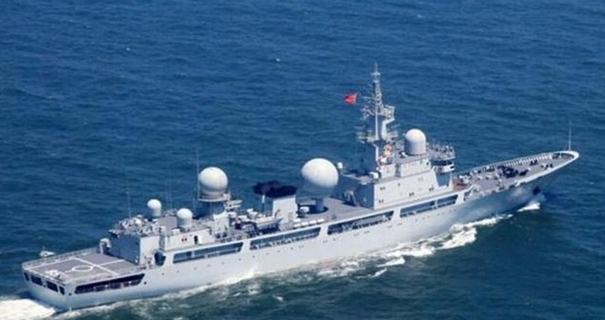
#> input picture jianchuanshibie_new/getFront/testSet/0013.jpg, 605 x 320 px
$ python getFrontByKoutu.py
#> lines starting #> are read from the running program, lines starting #| are printed output that depends on the picture; after the words box and inside, x2 and y2 are one past the last pixel; in counts of white or black regions, pixels touching at a corner belong together
# -*- coding: utf-8 -*-
import cv2
import  numpy as np
import matplotlib.pyplot as plt

plt.figure(figsize=(10,2))

img = cv2.imread('testSet/0013.jpg')
#> img is the input picture: shape (320, 605, 3); mean B, G, R 135.1, 99.7, 62.9
img = cv2.cvtColor(img, cv2.COLOR_BGR2RGB)
rows,cols,channels = img.shape
#> rows = 320; cols = 605; channels = 3
plt.subplot(131)
plt.imshow(img)
plt.title("Original")

# 转换hsv
hsv = cv2.cvtColor(img,cv2.COLOR_RGB2HSV)
#> hsv: shape (320, 605, 3); mean H, S, V 104.7, 150.1, 135.1
# 获取mask
lower_blue = np.array([78,43,46])
upper_blue = np.array([110,255,255])
mask = cv2.inRange(hsv, lower_blue, upper_blue)
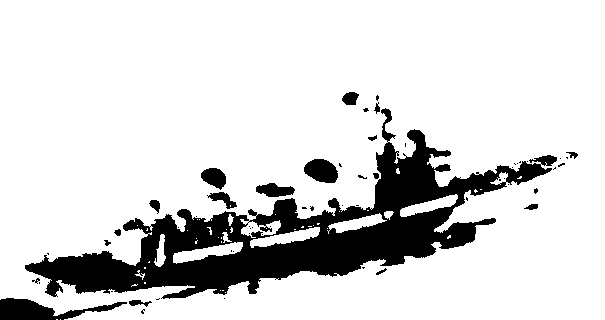
#> mask: shape (320, 605); 84.4% white; 58 black regions (40 under 20 px), largest, box (x1, y1, x2, y2) and area: (25, 108, 557, 299) 26410, (0, 298, 127, 320) 1341, (304, 159, 338, 183) 613
cv2.imshow('Mask',mask)

# 腐蚀膨胀（也可换成膨胀腐蚀）
erode = cv2.erode(mask,None,iterations=1)
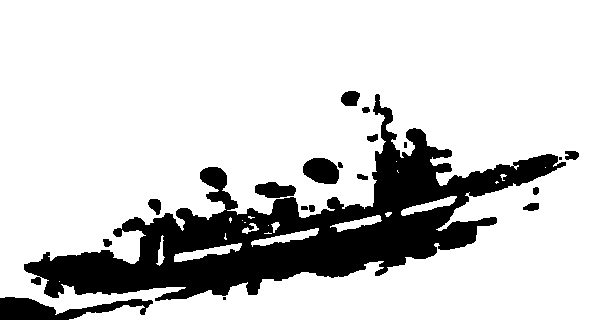
#> erode: shape (320, 605); 81.4% white; 19 black regions (3 under 20 px), largest, box (x1, y1, x2, y2) and area: (24, 94, 566, 301) 32076, (0, 297, 153, 320) 1791, (303, 158, 339, 184) 734
cv2.imshow('Erode',erode)
dilate = cv2.dilate(erode,None,iterations=1)
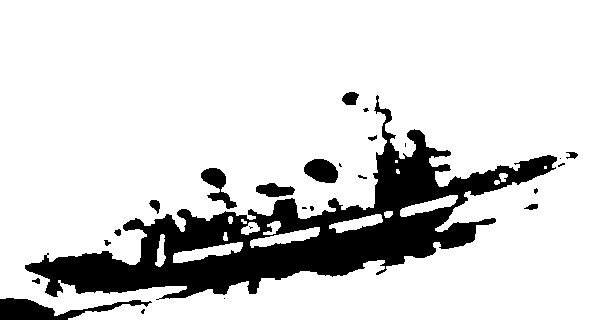
#> dilate: shape (320, 605); 84% white; 25 black regions (11 under 20 px), largest, box (x1, y1, x2, y2) and area: (25, 95, 557, 300) 27306, (0, 298, 152, 320) 1446, (304, 159, 338, 183) 614
cv2.imshow('Dilate',dilate)

# 遍历替换
img_back1 = 255*np.ones((rows,cols,3),np.uint8)
img_back2 = 255*np.ones((rows,cols,3),np.uint8)
for i in range(rows):
    for j in range(cols):
        if dilate[i,j] == 0:
            img_back1[i,j] = img[i,j]
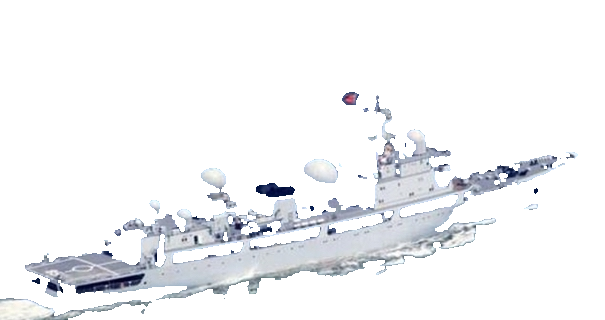
#> img_back1: shape (320, 605, 3); mean R, G, B 242.2, 243.2, 245.2
for i in range(rows):
    for j in range(cols):
        if dilate[i,j] == 255:
            img_back2[i,j] = img[i,j]
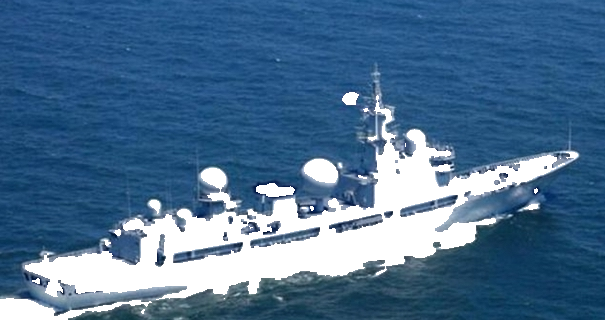
#> img_back2: shape (320, 605, 3); mean R, G, B 75.6, 111.5, 144.9
plt.subplot(132)
plt.imshow(img_back1)
plt.title("Result1")
plt.subplot(133)
plt.imshow(img_back2)
plt.title("Result2")

plt.subplots_adjust(hspace=0.4)
plt.show()

cv2.waitKey(0)
cv2.destroyAllWindows()

$ run again, with jianchuanshibie_new/getFront/testSet/0003.jpg copied over jianchuanshibie_new/getFront/testSet/0013.jpg
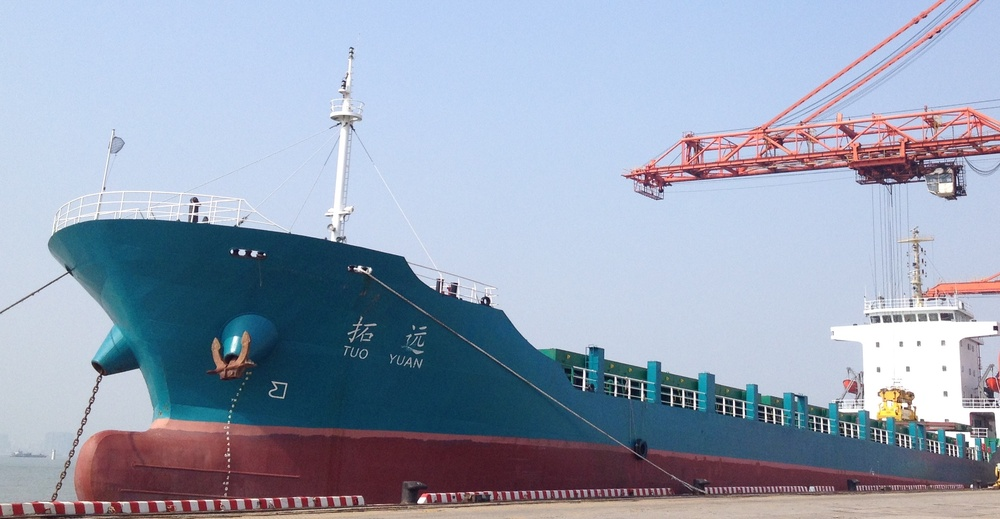
#> input picture jianchuanshibie_new/getFront/testSet/0003.jpg, 1000 x 519 px, shrunk from 2383 x 1236 before the run
#> img is the input picture: shape (519, 1000, 3); mean B, G, R 181.7, 162, 151.1
#> hsv: shape (519, 1000, 3); mean H, S, V 107.2, 79, 188.5
#> `mask = cv2.inRange(hsv, lower_blue, upper_blue)`:
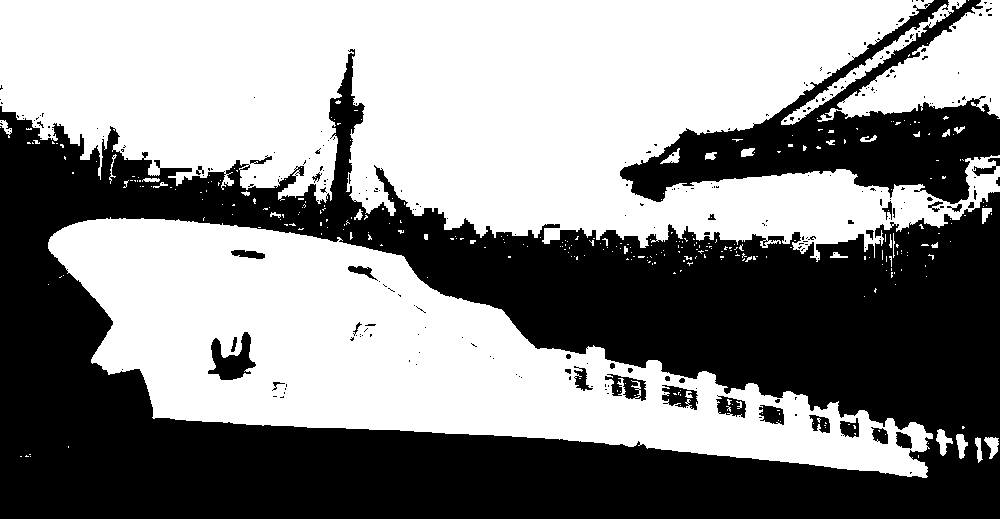
#> mask: shape (519, 1000); 53.7% white; 262 black regions (226 under 20 px), largest, box (x1, y1, x2, y2) and area: (0, 49, 1000, 519) 208814, (620, 0, 1000, 204) 25340, (208, 332, 256, 380) 1152
#> erode: shape (519, 1000); 50.5% white; 77 black regions (44 under 20 px), largest, box (x1, y1, x2, y2) and area: (0, 0, 1000, 519) 250503, (207, 331, 257, 381) 1422, (604, 373, 647, 402) 897
#> dilate: shape (519, 1000); 53% white; 131 black regions (108 under 20 px), largest, box (x1, y1, x2, y2) and area: (0, 0, 1000, 519) 238691, (208, 332, 256, 380) 1156, (605, 374, 646, 401) 713
#> after the loop `for i in range(rows):`:
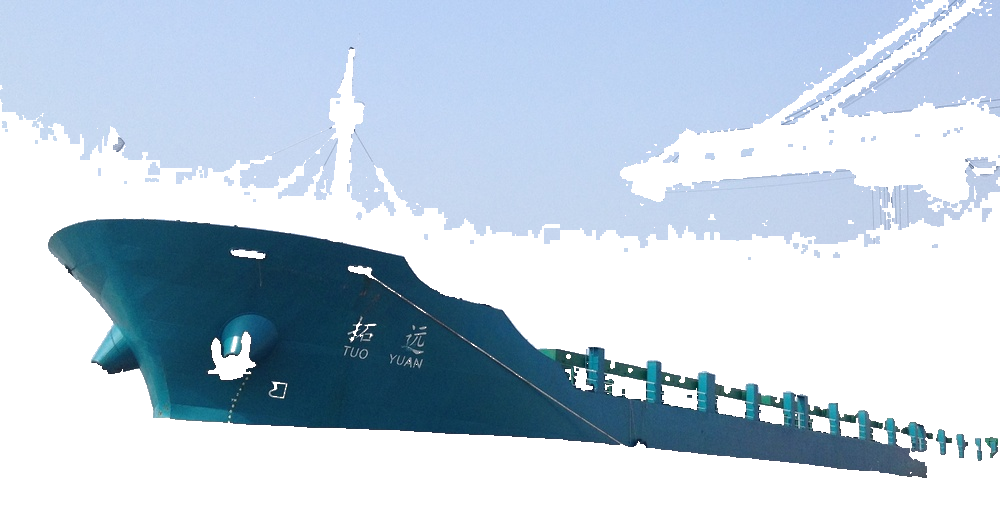
#> img_back2: shape (519, 1000, 3); mean R, G, B 190.2, 205.8, 220.1

$ run again, with jianchuanshibie_new/getFront/testSet/0004.jpg copied over jianchuanshibie_new/getFront/testSet/0013.jpg
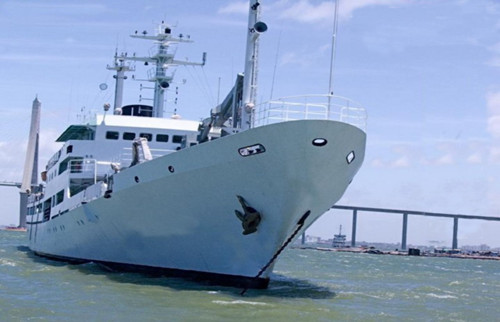
#> input picture jianchuanshibie_new/getFront/testSet/0004.jpg, 500 x 322 px
#> img is the input picture: shape (322, 500, 3); mean B, G, R 187, 155.8, 134.6
#> hsv: shape (322, 500, 3); mean H, S, V 106.3, 78.3, 187.5
#> `mask = cv2.inRange(hsv, lower_blue, upper_blue)`:
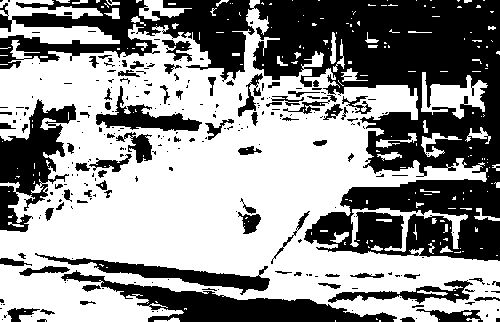
#> mask: shape (322, 500); 57.2% white; 267 black regions (188 under 20 px), largest, box (x1, y1, x2, y2) and area: (0, 0, 500, 261) 46099, (61, 270, 397, 322) 5740, (0, 99, 76, 232) 4646
#> erode: shape (322, 500); 45.8% white; 150 white regions (110 under 20 px), largest, box (x1, y1, x2, y2) and area: (0, 32, 500, 303) 59279, (0, 265, 182, 322) 5160, (345, 86, 417, 119) 1434
#> dilate: shape (322, 500); 55% white; 144 black regions (100 under 20 px), largest, box (x1, y1, x2, y2) and area: (0, 0, 500, 261) 50322, (19, 253, 500, 322) 10534, (0, 99, 76, 232) 5006
#> after the loop `for i in range(rows):`:
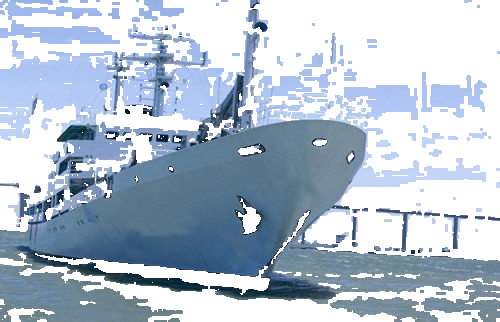
#> img_back2: shape (322, 500, 3); mean R, G, B 178.4, 192.3, 208.3
